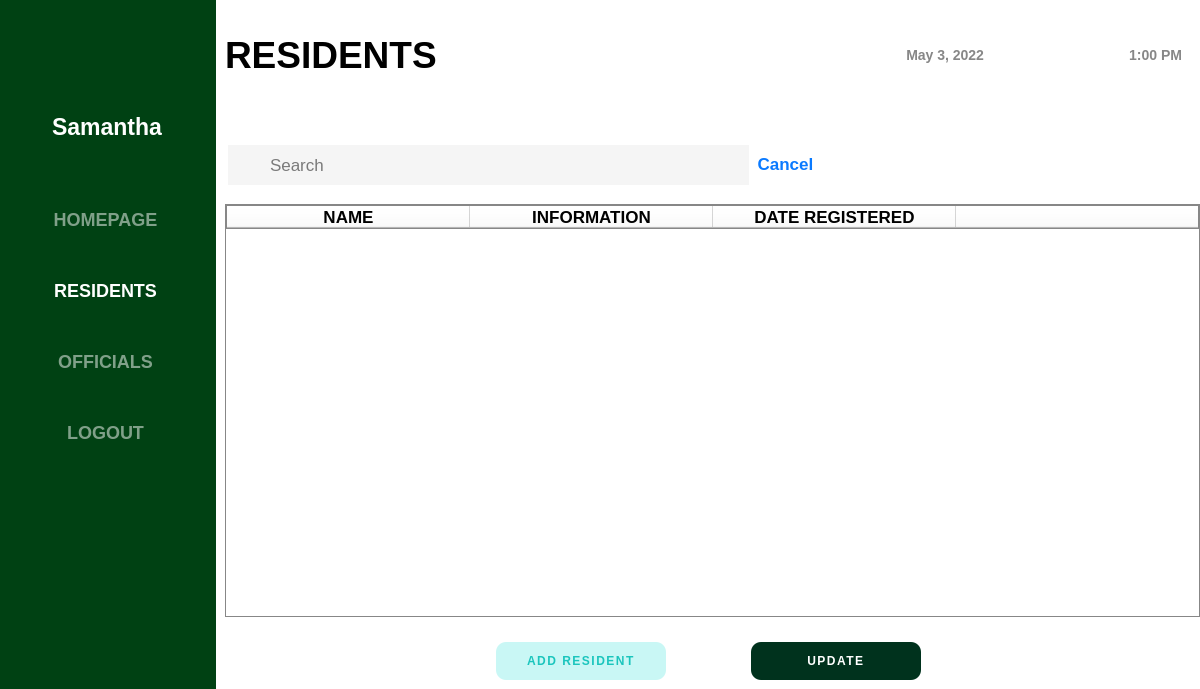
<?xml version="1.0" encoding="UTF-8"?>
<ui version="4.0">
 <class>LogIn</class>
 <widget class="QMainWindow" name="LogIn">
  <property name="geometry">
   <rect>
    <x>0</x>
    <y>0</y>
    <width>1200</width>
    <height>689</height>
   </rect>
  </property>
  <property name="minimumSize">
   <size>
    <width>1200</width>
    <height>650</height>
   </size>
  </property>
  <property name="maximumSize">
   <size>
    <width>16777215</width>
    <height>16777215</height>
   </size>
  </property>
  <property name="windowTitle">
   <string>MainWindow</string>
  </property>
  <property name="styleSheet">
   <string notr="true"/>
  </property>
  <widget class="QWidget" name="centralwidget">
   <property name="minimumSize">
    <size>
     <width>1200</width>
     <height>650</height>
    </size>
   </property>
   <property name="maximumSize">
    <size>
     <width>16777215</width>
     <height>16777215</height>
    </size>
   </property>
   <property name="styleSheet">
    <string notr="true">background-color: rgb(0, 65, 19);</string>
   </property>
   <layout class="QHBoxLayout" name="horizontalLayout">
    <property name="leftMargin">
     <number>0</number>
    </property>
    <property name="topMargin">
     <number>0</number>
    </property>
    <property name="rightMargin">
     <number>0</number>
    </property>
    <property name="bottomMargin">
     <number>0</number>
    </property>
    <item>
     <widget class="QFrame" name="menu_container">
      <property name="minimumSize">
       <size>
        <width>201</width>
        <height>650</height>
       </size>
      </property>
      <property name="maximumSize">
       <size>
        <width>210</width>
        <height>16777215</height>
       </size>
      </property>
      <property name="styleSheet">
       <string notr="true">border: none;</string>
      </property>
      <property name="frameShape">
       <enum>QFrame::StyledPanel</enum>
      </property>
      <property name="frameShadow">
       <enum>QFrame::Raised</enum>
      </property>
      <layout class="QVBoxLayout" name="verticalLayout">
       <item>
        <widget class="QFrame" name="frame_3">
         <property name="minimumSize">
          <size>
           <width>196</width>
           <height>151</height>
          </size>
         </property>
         <property name="maximumSize">
          <size>
           <width>16777215</width>
           <height>151</height>
          </size>
         </property>
         <property name="layoutDirection">
          <enum>Qt::LeftToRight</enum>
         </property>
         <property name="frameShape">
          <enum>QFrame::StyledPanel</enum>
         </property>
         <property name="frameShadow">
          <enum>QFrame::Raised</enum>
         </property>
         <layout class="QVBoxLayout" name="verticalLayout_2">
          <item>
           <widget class="QFrame" name="frame">
            <property name="minimumSize">
             <size>
              <width>0</width>
              <height>80</height>
             </size>
            </property>
            <property name="frameShape">
             <enum>QFrame::StyledPanel</enum>
            </property>
            <property name="frameShadow">
             <enum>QFrame::Raised</enum>
            </property>
            <layout class="QHBoxLayout" name="horizontalLayout_2">
             <item>
              <widget class="QLabel" name="staff_image">
               <property name="minimumSize">
                <size>
                 <width>60</width>
                 <height>60</height>
                </size>
               </property>
               <property name="maximumSize">
                <size>
                 <width>80</width>
                 <height>80</height>
                </size>
               </property>
               <property name="layoutDirection">
                <enum>Qt::LeftToRight</enum>
               </property>
               <property name="text">
                <string/>
               </property>
               <property name="pixmap">
                <pixmap>../images&amp;icon/user.png</pixmap>
               </property>
               <property name="scaledContents">
                <bool>true</bool>
               </property>
              </widget>
             </item>
            </layout>
           </widget>
          </item>
          <item>
           <widget class="QLabel" name="staff_username">
            <property name="font">
             <font>
              <pointsize>17</pointsize>
              <bold>true</bold>
             </font>
            </property>
            <property name="styleSheet">
             <string notr="true">color: white;</string>
            </property>
            <property name="text">
             <string>&lt;html&gt;&lt;head/&gt;&lt;body&gt;&lt;p align=&quot;center&quot;&gt;Samantha&lt;/p&gt;&lt;/body&gt;&lt;/html&gt;</string>
            </property>
           </widget>
          </item>
         </layout>
        </widget>
       </item>
       <item>
        <widget class="QFrame" name="frame_4">
         <property name="styleSheet">
          <string notr="true">QPushButton{
color: rgb(128, 160, 137);
font-size: 18px;
font-weight: bold;
text-align: center;
cursor: pointer;
}

QPushButton:hover{
color: white;
}</string>
         </property>
         <property name="frameShape">
          <enum>QFrame::StyledPanel</enum>
         </property>
         <property name="frameShadow">
          <enum>QFrame::Raised</enum>
         </property>
         <layout class="QVBoxLayout" name="verticalLayout_3">
          <property name="bottomMargin">
           <number>200</number>
          </property>
          <item>
           <widget class="QPushButton" name="homepage_button">
            <property name="minimumSize">
             <size>
              <width>175</width>
              <height>41</height>
             </size>
            </property>
            <property name="cursor">
             <cursorShape>PointingHandCursor</cursorShape>
            </property>
            <property name="styleSheet">
             <string notr="true"/>
            </property>
            <property name="text">
             <string>HOMEPAGE</string>
            </property>
           </widget>
          </item>
          <item>
           <widget class="QPushButton" name="resident_button">
            <property name="minimumSize">
             <size>
              <width>175</width>
              <height>41</height>
             </size>
            </property>
            <property name="cursor">
             <cursorShape>PointingHandCursor</cursorShape>
            </property>
            <property name="styleSheet">
             <string notr="true">color: white;</string>
            </property>
            <property name="text">
             <string>RESIDENTS</string>
            </property>
           </widget>
          </item>
          <item>
           <widget class="QPushButton" name="official_button">
            <property name="minimumSize">
             <size>
              <width>175</width>
              <height>41</height>
             </size>
            </property>
            <property name="cursor">
             <cursorShape>PointingHandCursor</cursorShape>
            </property>
            <property name="text">
             <string>OFFICIALS</string>
            </property>
           </widget>
          </item>
          <item>
           <widget class="QPushButton" name="logout_button">
            <property name="minimumSize">
             <size>
              <width>175</width>
              <height>41</height>
             </size>
            </property>
            <property name="cursor">
             <cursorShape>PointingHandCursor</cursorShape>
            </property>
            <property name="text">
             <string>LOGOUT</string>
            </property>
           </widget>
          </item>
         </layout>
        </widget>
       </item>
      </layout>
     </widget>
    </item>
    <item>
     <widget class="QFrame" name="frame_2">
      <property name="minimumSize">
       <size>
        <width>961</width>
        <height>650</height>
       </size>
      </property>
      <property name="maximumSize">
       <size>
        <width>16777215</width>
        <height>16777215</height>
       </size>
      </property>
      <property name="styleSheet">
       <string notr="true">border: 1px solid black;
background-color: rgb(255, 255, 255);
border: none;</string>
      </property>
      <property name="frameShape">
       <enum>QFrame::StyledPanel</enum>
      </property>
      <property name="frameShadow">
       <enum>QFrame::Raised</enum>
      </property>
      <layout class="QVBoxLayout" name="verticalLayout_4">
       <property name="spacing">
        <number>7</number>
       </property>
       <property name="leftMargin">
        <number>0</number>
       </property>
       <property name="topMargin">
        <number>0</number>
       </property>
       <property name="rightMargin">
        <number>0</number>
       </property>
       <property name="bottomMargin">
        <number>0</number>
       </property>
       <item>
        <widget class="QFrame" name="frame_5">
         <property name="minimumSize">
          <size>
           <width>951</width>
           <height>111</height>
          </size>
         </property>
         <property name="styleSheet">
          <string notr="true">border: none;</string>
         </property>
         <property name="frameShape">
          <enum>QFrame::StyledPanel</enum>
         </property>
         <property name="frameShadow">
          <enum>QFrame::Raised</enum>
         </property>
         <layout class="QHBoxLayout" name="horizontalLayout_3">
          <item>
           <widget class="QLabel" name="label_3">
            <property name="minimumSize">
             <size>
              <width>551</width>
              <height>91</height>
             </size>
            </property>
            <property name="font">
             <font>
              <pointsize>28</pointsize>
              <bold>true</bold>
             </font>
            </property>
            <property name="text">
             <string>&lt;html&gt;&lt;head/&gt;&lt;body&gt;&lt;p&gt;RESIDENTS&lt;/p&gt;&lt;/body&gt;&lt;/html&gt;</string>
            </property>
           </widget>
          </item>
          <item>
           <widget class="QFrame" name="frame_8">
            <property name="styleSheet">
             <string notr="true">QLabel{
color: rgb(135, 135, 135);
font-weight: bold;
font-size: 14px;
}</string>
            </property>
            <property name="frameShape">
             <enum>QFrame::StyledPanel</enum>
            </property>
            <property name="frameShadow">
             <enum>QFrame::Raised</enum>
            </property>
            <layout class="QHBoxLayout" name="horizontalLayout_4">
             <item>
              <widget class="QLabel" name="header_date">
               <property name="text">
                <string>&lt;html&gt;&lt;head/&gt;&lt;body&gt;&lt;p align=&quot;right&quot;&gt;May 3, 2022&lt;/p&gt;&lt;/body&gt;&lt;/html&gt;</string>
               </property>
              </widget>
             </item>
             <item>
              <widget class="QLabel" name="header_time">
               <property name="text">
                <string>&lt;html&gt;&lt;head/&gt;&lt;body&gt;&lt;p align=&quot;right&quot;&gt;1:00 PM&lt;/p&gt;&lt;/body&gt;&lt;/html&gt;</string>
               </property>
              </widget>
             </item>
            </layout>
           </widget>
          </item>
         </layout>
        </widget>
       </item>
       <item>
        <widget class="QFrame" name="frame_6">
         <property name="minimumSize">
          <size>
           <width>936</width>
           <height>411</height>
          </size>
         </property>
         <property name="maximumSize">
          <size>
           <width>16777215</width>
           <height>16777215</height>
          </size>
         </property>
         <property name="styleSheet">
          <string notr="true">QLineEdit{
background-color: rgb(245, 245, 245);
padding-left: 20px;
}
</string>
         </property>
         <property name="frameShape">
          <enum>QFrame::StyledPanel</enum>
         </property>
         <property name="frameShadow">
          <enum>QFrame::Raised</enum>
         </property>
         <layout class="QVBoxLayout" name="verticalLayout_5">
          <property name="rightMargin">
           <number>0</number>
          </property>
          <item>
           <widget class="QFrame" name="frame_11">
            <property name="minimumSize">
             <size>
              <width>120</width>
              <height>71</height>
             </size>
            </property>
            <property name="maximumSize">
             <size>
              <width>111111</width>
              <height>71</height>
             </size>
            </property>
            <property name="styleSheet">
             <string notr="true"/>
            </property>
            <property name="frameShape">
             <enum>QFrame::StyledPanel</enum>
            </property>
            <property name="frameShadow">
             <enum>QFrame::Raised</enum>
            </property>
            <widget class="QLineEdit" name="search_resident">
             <property name="geometry">
              <rect>
               <x>3</x>
               <y>18</y>
               <width>521</width>
               <height>40</height>
              </rect>
             </property>
             <property name="minimumSize">
              <size>
               <width>0</width>
               <height>40</height>
              </size>
             </property>
             <property name="font">
              <font>
               <pointsize>13</pointsize>
              </font>
             </property>
             <property name="styleSheet">
              <string notr="true">padding-left: 40px;</string>
             </property>
             <property name="placeholderText">
              <string>Search</string>
             </property>
            </widget>
            <widget class="QPushButton" name="cancel_button">
             <property name="geometry">
              <rect>
               <x>530</x>
               <y>26</y>
               <width>61</width>
               <height>22</height>
              </rect>
             </property>
             <property name="minimumSize">
              <size>
               <width>61</width>
               <height>22</height>
              </size>
             </property>
             <property name="maximumSize">
              <size>
               <width>61</width>
               <height>22</height>
              </size>
             </property>
             <property name="font">
              <font>
               <pointsize>13</pointsize>
               <bold>true</bold>
              </font>
             </property>
             <property name="cursor">
              <cursorShape>PointingHandCursor</cursorShape>
             </property>
             <property name="styleSheet">
              <string notr="true">color: rgb(10, 122, 255);
border: none;</string>
             </property>
             <property name="text">
              <string>Cancel</string>
             </property>
            </widget>
           </widget>
          </item>
          <item>
           <widget class="QTableWidget" name="resident_table">
            <property name="styleSheet">
             <string notr="true">border: 1px solid rgb(135, 135, 135);</string>
            </property>
            <attribute name="horizontalHeaderMinimumSectionSize">
             <number>243</number>
            </attribute>
            <attribute name="horizontalHeaderDefaultSectionSize">
             <number>243</number>
            </attribute>
            <attribute name="horizontalHeaderStretchLastSection">
             <bool>true</bool>
            </attribute>
            <attribute name="verticalHeaderVisible">
             <bool>false</bool>
            </attribute>
            <column>
             <property name="text">
              <string>NAME</string>
             </property>
             <property name="font">
              <font>
               <pointsize>13</pointsize>
               <bold>true</bold>
              </font>
             </property>
            </column>
            <column>
             <property name="text">
              <string>INFORMATION</string>
             </property>
             <property name="font">
              <font>
               <pointsize>13</pointsize>
               <bold>true</bold>
              </font>
             </property>
            </column>
            <column>
             <property name="text">
              <string>DATE REGISTERED</string>
             </property>
             <property name="font">
              <font>
               <pointsize>13</pointsize>
               <bold>true</bold>
              </font>
             </property>
            </column>
            <column>
             <property name="text">
              <string/>
             </property>
             <property name="font">
              <font>
               <pointsize>13</pointsize>
               <bold>true</bold>
              </font>
             </property>
            </column>
           </widget>
          </item>
         </layout>
        </widget>
       </item>
       <item>
        <widget class="QFrame" name="frame_7">
         <property name="layoutDirection">
          <enum>Qt::RightToLeft</enum>
         </property>
         <property name="styleSheet">
          <string notr="true">border: none;</string>
         </property>
         <property name="frameShape">
          <enum>QFrame::StyledPanel</enum>
         </property>
         <property name="frameShadow">
          <enum>QFrame::Raised</enum>
         </property>
         <layout class="QHBoxLayout" name="horizontalLayout_5">
          <property name="leftMargin">
           <number>200</number>
          </property>
          <property name="rightMargin">
           <number>200</number>
          </property>
          <item>
           <widget class="QPushButton" name="update_resident_button">
            <property name="minimumSize">
             <size>
              <width>170</width>
              <height>38</height>
             </size>
            </property>
            <property name="maximumSize">
             <size>
              <width>170</width>
              <height>38</height>
             </size>
            </property>
            <property name="font">
             <font>
              <pointsize>9</pointsize>
              <bold>true</bold>
             </font>
            </property>
            <property name="cursor">
             <cursorShape>PointingHandCursor</cursorShape>
            </property>
            <property name="styleSheet">
             <string notr="true">#update_resident_button{
border-radius: 10px;
color: white;
background-color: rgb(0, 50, 29);
font-weight: bold;
letter-spacing: 1.5px;
}

#update_resident_button:hover{
background-color: white;
border: 4px solid rgb(0, 50, 29);
color: rgb(0, 50, 29);
}</string>
            </property>
            <property name="text">
             <string>UPDATE</string>
            </property>
           </widget>
          </item>
          <item>
           <widget class="QPushButton" name="add_resident_button">
            <property name="minimumSize">
             <size>
              <width>170</width>
              <height>38</height>
             </size>
            </property>
            <property name="maximumSize">
             <size>
              <width>170</width>
              <height>38</height>
             </size>
            </property>
            <property name="font">
             <font>
              <pointsize>9</pointsize>
              <bold>true</bold>
             </font>
            </property>
            <property name="cursor">
             <cursorShape>PointingHandCursor</cursorShape>
            </property>
            <property name="styleSheet">
             <string notr="true">#add_resident_button{
background-color: rgb(201, 247, 245);
color: rgb(27, 197, 189);
border-radius: 10px;
letter-spacing: 1.5px;
font-weight: bold;
}

#add_resident_button:hover{
background-color: white;
border: 4px solid rgb(201, 247, 245);
}

</string>
            </property>
            <property name="text">
             <string>ADD RESIDENT</string>
            </property>
           </widget>
          </item>
         </layout>
        </widget>
       </item>
      </layout>
     </widget>
    </item>
   </layout>
  </widget>
 </widget>
 <resources/>
 <connections/>
</ui>
